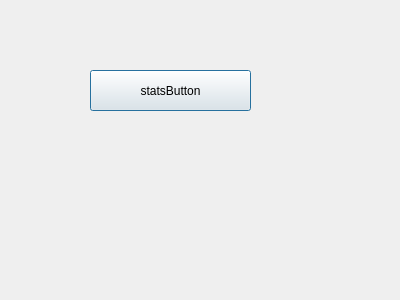
<?xml version="1.0" encoding="UTF-8"?>
<ui version="4.0">
 <class>Dialog</class>
 <widget class="QDialog" name="Dialog">
  <property name="geometry">
   <rect>
    <x>0</x>
    <y>0</y>
    <width>400</width>
    <height>300</height>
   </rect>
  </property>
  <property name="windowTitle">
   <string>Dialog</string>
  </property>
  <widget class="QPushButton" name="pushButton">
   <property name="geometry">
    <rect>
     <x>90</x>
     <y>70</y>
     <width>161</width>
     <height>41</height>
    </rect>
   </property>
   <property name="text">
    <string>statsButton</string>
   </property>
  </widget>
 </widget>
 <resources/>
 <connections/>
</ui>
